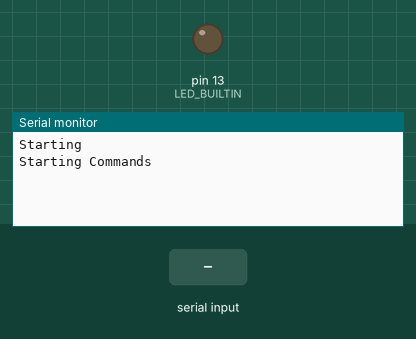
This sketch was run on a simulated Arduino Leonardo, built with avr-gcc and run on an emulated ATmega32U4. On the bench: output pins drawn as LEDs (lit = HIGH), the last lines printed to the serial monitor. The inputs (shaded band) are chosen by the test bench.

Above: at 1.2 s.
1.3 s: "LED_ON" received over Serial
At 1.8 s:
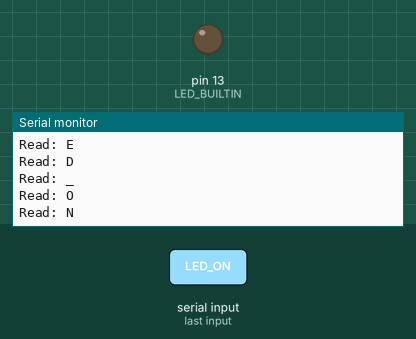
2.8 s: "LED_OFF" received over Serial
At 4.0 s:
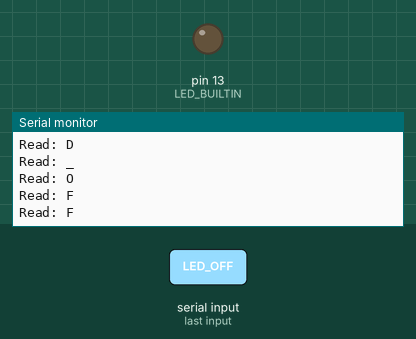
4.3 s: "FORWARD" received over Serial
At 5.3 s:
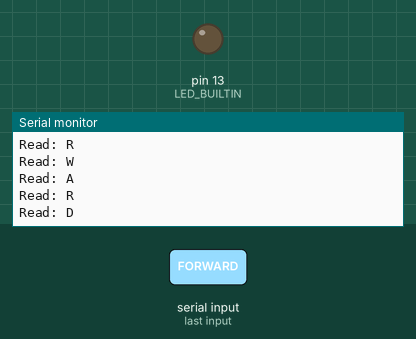

The sketch:

Arduino.ino
```cpp
#include "serial.h"
#include "commands.h"
#include "Robot.h"

CommandSerial commands;
unsigned long startTime, currentTime, offsetTime;
Robot robot;

void setup() {
	Serial.begin(9600);
	Serial.println("Starting");
	prepareCommands();
	startTime = millis();
	offsetTime = startTime;
	robot = Robot::getInstance();
}

void continueAction() {
	if (commands.stopped()) {
		// Serial.println("Early Stop");
		return;
	}
	String actionCode = commands.currentInstruction.actionCode;

	if (actionCode == "LED_ON") {
		robot.setLED(true);
	} else if (actionCode == "LED_OFF") {
		robot.setLED(false);
	}

	if (actionCode == "FORWARD") {
		// Max both forwards
		robot.setMotorLeft(1);
		robot.setMotorRight(1);
	} else if (actionCode == "REVERSE") {
		// Max both backwards
		robot.setMotorLeft(-1);
		robot.setMotorRight(-1);
	}

	if (actionCode == "LEFT") {
		// Max left forwards and right backwards
		robot.setMotorLeft(1);
		robot.setMotorRight(-1);
	} else if (actionCode == "RIGHT") {
		// Max right forwards and left backwards
		robot.setMotorLeft(-1);
		robot.setMotorRight(1);
	}

	setLED(robot.ledOn);
}

void loop() {
	currentTime = millis();
	const unsigned long totalElapsedTime = currentTime - startTime;
	const unsigned long elapsedTime = currentTime - offsetTime;
	if (CommandSerial::serialState == 3 && elapsedTime >= strtoul(commands.currentInstruction.actionEnd.c_str(), NULL, 0)) {
		// Shifts to next action and disposes of the expired one if the next one is ready. Will continue old action if new action is not ready
		commands.currentInstruction = commands.nextInstruction;
		Serial.println("Starting Action: " + commands.currentInstruction.actionCode);

		commands.nextInstruction = {"", ""};
		CommandSerial::serialState = 1;
		offsetTime = currentTime;
	}
	commands.readAction();
	continueAction();
}
```

Robot.cpp
```cpp
#include "Robot.h"

Robot& Robot::getInstance() {
	static Robot instance;
	return instance;
}

Robot::Robot() {
	motors.left = 0;
	motors.right = 0;
	ledOn = false;
}

float adjustMotorValue(float unadjustedPercentage) {
	if (1.0f - abs(unadjustedPercentage) < -0.0005f) {
		Serial.println("Motor value must be between -1 and 1. Adjusted value to bounds");
		return unadjustedPercentage < 0 ? -1 : 1;
	}
	return unadjustedPercentage;
}

void Robot::setMotorLeft(float percentage) {
	motors.left = adjustMotorValue(percentage);
}

void Robot::setMotorRight(float percentage) {
	motors.right = adjustMotorValue(percentage);
}

void Robot::setLED(bool turnOn) {
	ledOn = turnOn;
}
```

Robot.h
```cpp
#ifndef ARDUINO_ROBOT_H
#define ARDUINO_ROBOT_H

#include <Arduino.h>

typedef struct {
	float left;
	float right;
} Motors;

float adjustMotorValue(float unadjustedPercentage);

class Robot {
public:
	Motors motors;
	bool ledOn;

	static Robot& getInstance();

	Robot();

	void setMotorLeft(float percentage);

	void setMotorRight(float percentage);

	void setLED(bool turnOn);
};


#endif
```

commands.cpp
```cpp
#include "commands.h"

void prepareCommands() {
	Serial.println("Starting Commands");
	pinMode(LED_BUILTIN, OUTPUT);
}

void setLED(bool turnOn) {
	digitalWrite(LED_BUILTIN, turnOn ? HIGH : LOW);
}

void setMotorLeft(float percentage) {
	// Pin 5 PWM
	// analogWrite(5, (int) (percentage * 255));
	digitalWrite(2, percentage < 0.001f ? LOW : HIGH);
}

void setMotorRight(float percentage) {
	// Pin 6 PWM
	// analogWrite(6, (int) (percentage * 255));
	digitalWrite(3, percentage < 0.001f ? LOW : HIGH);
}
```

commands.h
```cpp
#ifndef ARDUINO_COMMANDS_H
#define ARDUINO_COMMANDS_H

#include <Arduino.h>
#include "serial.h"

void prepareCommands();

void setLED(bool turnOn);

void setMotorLeft(float percentage);

void setMotorRight(float percentage);

#endif
```

serial.cpp
```cpp
#include "serial.h"

unsigned int CommandSerial::instructionSize = sizeof(char) + sizeof(unsigned int);
Instruction CommandSerial::STOP = {"STOP", "0"};
int CommandSerial::serialState = 1;

CommandSerial::CommandSerial() {
	currentInstruction = STOP;
	nextInstruction = {"", ""};
}

void CommandSerial::readAction() {
	// TODO: Wire Serial1 TX and RX pins
	if (Serial.available() == 0) {
		// Serial.println("Serial Empty/Unavailable");
		return;
	}

	if (CommandSerial::serialState == 3) {
		// Next action already ready. Does not read from serial
		Serial.println("Action Ready: " + nextInstruction.actionCode);
		return;
	}

	char readByte = Serial.read();
	Serial.write("Read: ");
	Serial.println(readByte);
	if (CommandSerial::serialState == 1) {
		// Read actionCode
		// Separator character
		if (isSpace(readByte)) {
			// Serial.println("SEPARATOR");
			CommandSerial::serialState = 2;
			return;
		}
		nextInstruction.actionCode += readByte;
	} else if (CommandSerial::serialState == 2) {
		// Read Duration
		if (isSpace(readByte)) {
			Serial.println("Command Ready: " + nextInstruction.actionCode);
			CommandSerial::serialState = 3;
			return;
		}
		nextInstruction.actionEnd += readByte;
	}
}

bool CommandSerial::stopped() {
	return currentInstruction.actionCode == CommandSerial::STOP.actionCode;
}
```

serial.h
```cpp
#ifndef ARDUINO_SERIAL_H
#define ARDUINO_SERIAL_H

#include <Arduino.h>

typedef struct {
	String actionCode;
	String actionEnd;
} Instruction;

class CommandSerial {
public:
	static int serialState;
	static unsigned int instructionSize;
	static Instruction STOP;
	Instruction currentInstruction;
	Instruction nextInstruction;

	CommandSerial();

	void readAction();

	bool stopped();
};

#endif
```

Measured:
- after the input at 1.3 s, the serial monitor: prints a new line at once (image 1)
- after the input at 2.8 s, the serial monitor: prints a new line at once (image 2)
- after the input at 4.3 s, the serial monitor: prints a new line at once (image 3)
